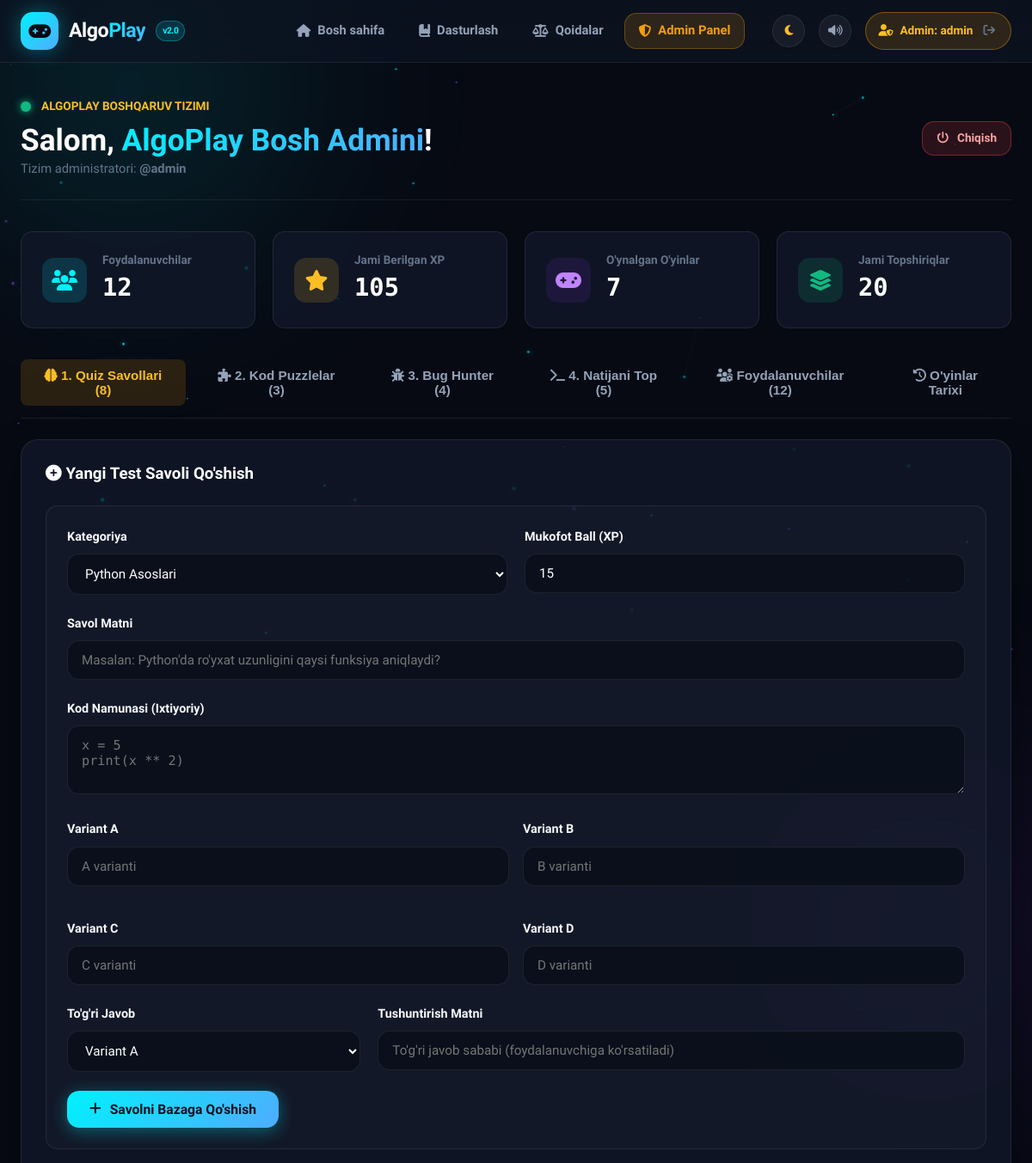
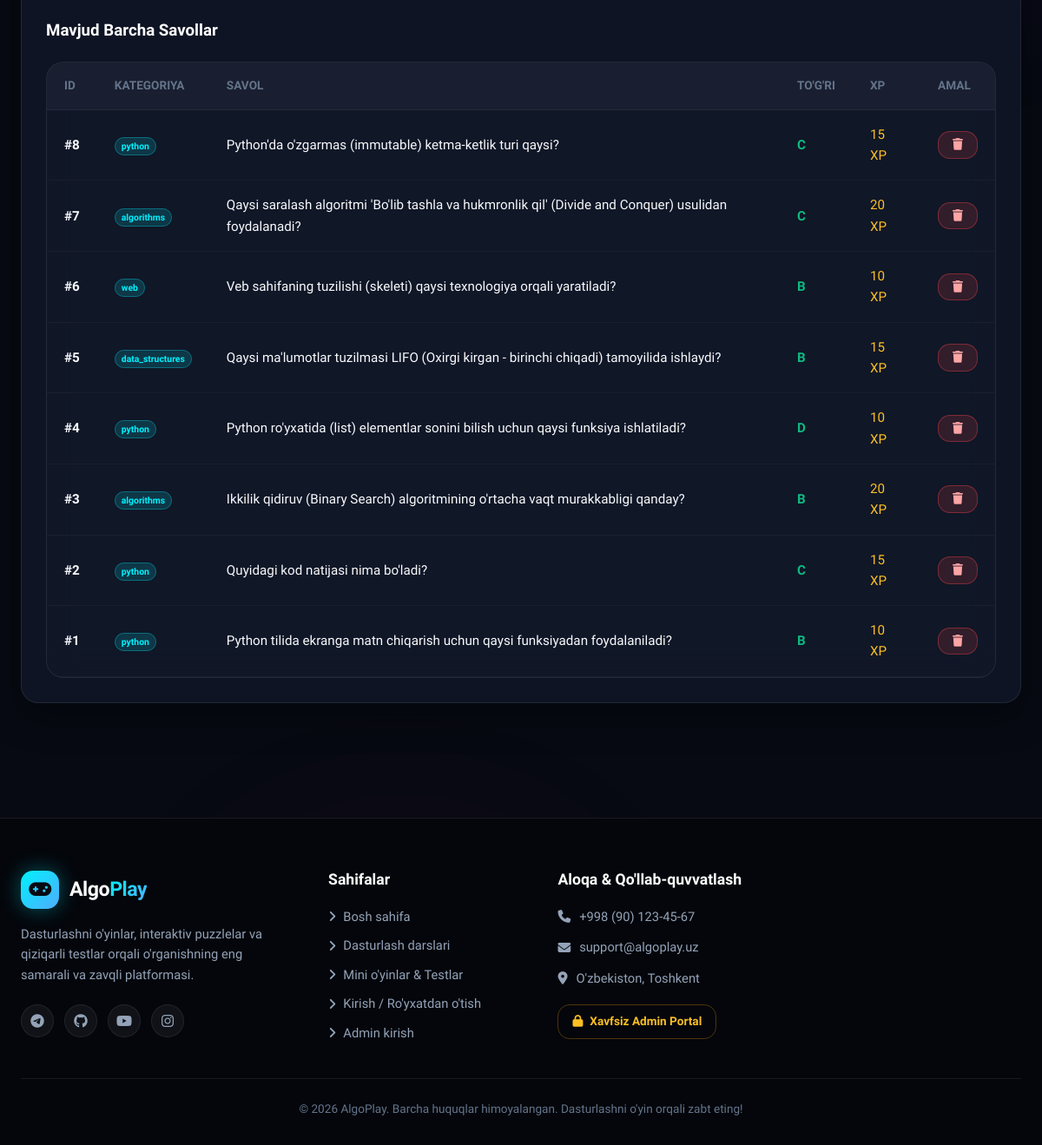
Screenshot of /admin (signed in) with the database file from the repository (2 pictures, top to bottom).
### tables this page shows
CREATE TABLE questions (
        id INTEGER PRIMARY KEY AUTOINCREMENT,
        category TEXT NOT NULL,
        question TEXT NOT NULL,
        code_snippet TEXT,
        option_a TEXT NOT NULL,
        option_b TEXT NOT NULL,
        option_c TEXT NOT NULL,
        option_d TEXT NOT NULL,
        correct_option TEXT NOT NULL,
        explanation TEXT,
        points INTEGER DEFAULT 10
    );

### app.py (the view)
@app.route("/admin")
@admin_required
def admin_dashboard():
    stats = db.get_admin_stats()
    users = db.get_all_users()
    questions = db.get_all_questions()
    puzzles = db.get_all_puzzles()
    bugs = db.get_all_bugs()
    outputs = db.get_all_outputs()
    for b in bugs:
        if isinstance(b.get("options_json"), str):
            try:
                b["options"] = json.loads(b["options_json"])
            except Exception:
                b["options"] = []
    return render_template("admin.html",
                           active_page="admin",
                           stats=stats,
                           users=users,
                           questions=questions,
                           puzzles=puzzles,
                           bugs=bugs,
                           outputs=outputs)

### app.py (called while the page is built, shortened)
def admin_required(f):
    @wraps(f)
    def decorated_function(*args, **kwargs):
        if "admin_id" not in session:
            if request.path.startswith("/api/"):
                return jsonify({"success": False, "message": "Ruxsat etilmagan! Faqat admin uchun."}), 403
            flash("Admin panelga kirish uchun avval tizimga kiring!", "danger")
            return redirect(url_for("admin_login_page"))
        return f(*args, **kwargs)
    return decorated_function

@app.context_processor
def inject_user():
    current_user = None
    current_admin = None
    if "admin_id" in session:
        current_admin = {
            "id": session.get("admin_id"),
            "username": session.get("admin_username"),
            "full_name": session.get("admin_name")
        }
    return dict(current_user=current_user, current_admin=current_admin)

### database.py (called while the page is built, shortened)
def get_writable_db_path():
    is_serverless = bool(
        os.environ.get("VERCEL") or
        os.environ.get("AWS_LAMBDA_FUNCTION_NAME") or
        os.environ.get("NOW_REGION") or
        not os.access(os.path.dirname(SOURCE_DB) or ".", os.W_OK)
    )
    return SOURCE_DB

def get_db():
    db_path = get_writable_db_path()
    try:
        conn = sqlite3.connect(db_path, timeout=15)
    except Exception:
        tmp_db = os.path.join("/tmp" if os.path.exists("/tmp") else os.environ.get("TEMP", "."), "algoplay.db")
        if not os.path.exists(tmp_db) and os.path.exists(SOURCE_DB):
            try:
                shutil.copyfile(SOURCE_DB, tmp_db)
            except Exception:
                pass
        conn = sqlite3.connect(tmp_db, timeout=15)
    conn.row_factory = sqlite3.Row
    return conn

def get_all_users():
    conn = get_db()
    cursor = conn.cursor()
    cursor.execute("""
        SELECT u.id, u.username, u.phone, u.xp, u.level, u.created_at,
               COUNT(g.id) as games_played,
               COALESCE(MAX(g.played_at), 'Hali o''ynamagan') as last_played
        FROM users u
        LEFT JOIN game_scores g ON u.id = g.user_id
        GROUP BY u.id
        ORDER BY u.id DESC
    """)
    rows = [dict(r) for r in cursor.fetchall()]
    conn.close()
    return rows

def get_all_questions():
    conn = get_db()
    cursor = conn.cursor()
    cursor.execute("SELECT * FROM questions ORDER BY id DESC")
    rows = [dict(r) for r in cursor.fetchall()]
    conn.close()
    return rows

### templates/admin.html (shortened to what this page needs)
{% extends "base.html" %}
{% block content %}
<div class="admin-container">
    <div class="admin-topbar">
        <div>
            <div style="display: flex; align-items: center; gap: 12px;">
                <span style="width: 12px; height: 12px; border-radius: 50%; background: #10b981; box-shadow: 0 0 10px #10b981;"></span>
                <span style="color: #fbbf24; font-weight: 700; text-transform: uppercase; font-size: 0.85rem;">AlgoPlay Boshqaruv Tizimi</span>
            </div>
            <h1 style="font-size: 2.2rem; margin-top: 6px;">
                Salom, <span class="gradient-text">{{ current_admin.full_name }}</span>!
            </h1>
            <p style="color: var(--text-muted); font-size: 0.92rem;">
                Tizim administratori: <strong>@{{ current_admin.username }}</strong>
            </p>
        </div>
        <div style="display: flex; gap: 12px;">
            <a href="{{ url_for('admin_logout') }}" class="btn btn-danger btn-sm">
                <i class="fa-solid fa-power-off"></i> Chiqish
            </a>
        </div>
    </div>
    <div class="admin-stats-grid">
        <div class="admin-stat-card">
            <div class="admin-stat-icon" style="background: rgba(0, 242, 254, 0.15); color: var(--cyan);">
                <i class="fa-solid fa-users"></i>
            </div>
            <div class="admin-stat-info">
                <h4>Foydalanuvchilar</h4>
                <div class="num">{{ stats.total_users }}</div>
            </div>
        </div>
        <div class="admin-stat-card">
            <div class="admin-stat-icon" style="background: rgba(251, 191, 36, 0.15); color: var(--amber);">
                <i class="fa-solid fa-star"></i>
            </div>
            <div class="admin-stat-info">
                <h4>Jami Berilgan XP</h4>
                <div class="num">{{ stats.total_xp }}</div>
            </div>
        </div>
        <div class="admin-stat-card">
            <div class="admin-stat-icon" style="background: rgba(121, 40, 202, 0.15); color: #c084fc;">
                <i class="fa-solid fa-gamepad"></i>
            </div>
            <div class="admin-stat-info">
                <h4>O'ynalgan O'yinlar</h4>
                <div class="num">{{ stats.total_games }}</div>
            </div>
        </div>
        <div class="admin-stat-card">
            <div class="admin-stat-icon" style="background: rgba(16, 185, 129, 0.15); color: var(--green);">
                <i class="fa-solid fa-layer-group"></i>
            </div>
            <div class="admin-stat-info">
                <h4>Jami Topshiriqlar</h4>
                <div class="num">{{ questions|length + puzzles|length + bugs|length + outputs|length }}</div>
            </div>
        </div>
    </div>
    <div class="admin-tabs">
        <button class="admin-tab-btn active" id="tabQuestionsBtn" onclick="switchAdminTab('questions')">
            <i class="fa-solid fa-brain"></i> 1. Quiz Savollari ({{ questions|length }})
        </button>
        <button class="admin-tab-btn" id="tabPuzzlesBtn" onclick="switchAdminTab('puzzles')">
            <i class="fa-solid fa-puzzle-piece"></i> 2. Kod Puzzlelar ({{ puzzles|length }})
        </button>
        <button class="admin-tab-btn" id="tabBugsBtn" onclick="switchAdminTab('bugs')">
            <i class="fa-solid fa-bug"></i> 3. Bug Hunter ({{ bugs|length }})
        </button>
        <button class="admin-tab-btn" id="tabOutputsBtn" onclick="switchAdminTab('outputs')">
            <i class="fa-solid fa-terminal"></i> 4. Natijani Top ({{ outputs|length }})
        </button>
        <button class="admin-tab-btn" id="tabUsersBtn" onclick="switchAdminTab('users')">
            <i class="fa-solid fa-users-gear"></i> Foydalanuvchilar ({{ users|length }})
        </button>
        <button class="admin-tab-btn" id="tabLogsBtn" onclick="switchAdminTab('logs')">
            <i class="fa-solid fa-clock-rotate-left"></i> O'yinlar Tarixi
        </button>
    </div>
    <div id="adminSectionQuestions" class="admin-section-card">
        <div class="admin-card-header">
            <h3><i class="fa-solid fa-plus-circle"></i> Yangi Test Savoli Qo'shish</h3>
        </div>
        <form onsubmit="handleCreateQuestion(event)" style="margin-bottom: 40px; background: rgba(255,255,255,0.02); padding: 24px; border-radius: var(--radius-md); border: 1px solid var(--border-glass);">
            <div style="display: grid; grid-template-columns: 1fr 1fr; gap: 20px;">
                <div class="form-group">
                    <label class="form-label">Kategoriya</label>
                    <select id="newQCategory" class="form-input" style="padding-left: 16px;">
                        <option value="python">Python Asoslari</option>
                    </select>
                </div>
                <div class="form-group">
                    <label class="form-label">Mukofot Ball (XP)</label>
                    <input type="number" id="newQPoints" class="form-input" style="padding-left: 16px;" value="15" min="5" max="50">
                </div>
            </div>
            <div class="form-group">
                <label class="form-label">Savol Matni</label>
                <input type="text" id="newQText" class="form-input" style="padding-left: 16px;" placeholder="Masalan: Python'da ro'yxat uzunligini qaysi funksiya aniqlaydi?" required>
            </div>
            <div class="form-group">
                <label class="form-label">Kod Namunasi (Ixtiyoriy)</label>
                <textarea id="newQCode" class="form-input" style="padding-left: 16px; min-height: 80px; font-family: var(--font-code);" placeholder="x = 5&#10;print(x ** 2)"></textarea>
            </div>
            <div style="display: grid; grid-template-columns: 1fr 1fr; gap: 16px;">
                <div class="form-group">
                    <label class="form-label">Variant A</label>
                    <input type="text" id="newQOptA" class="form-input" style="padding-left: 16px;" required placeholder="A varianti">
                </div>
                <div class="form-group">
                    <label class="form-label">Variant B</label>
                    <input type="text" id="newQOptB" class="form-input" style="padding-left: 16px;" required placeholder="B varianti">
                </div>
                <div class="form-group">
                    <label class="form-label">Variant C</label>
                    <input type="text" id="newQOptC" class="form-input" style="padding-left: 16px;" required placeholder="C varianti">
                </div>
                <div class="form-group">
                    <label class="form-label">Variant D</label>
                    <input type="text" id="newQOptD" class="form-input" style="padding-left: 16px;" required placeholder="D varianti">
                </div>
            </div>
            <div style="display: grid; grid-template-columns: 1fr 2fr; gap: 20px;">
                <div class="form-group">
                    <label class="form-label">To'g'ri Javob</label>
                    <select id="newQCorrect" class="form-input" style="padding-left: 16px;">
                        <option value="A">Variant A</option>
                    </select>
                </div>
                <div class="form-group">
                    <label class="form-label">Tushuntirish Matni</label>
                    <input type="text" id="newQExpl" class="form-input" style="padding-left: 16px;" placeholder="To'g'ri javob sababi (foydalanuvchiga ko'rsatiladi)">
                </div>
            </div>
            <button type="submit" class="btn btn-glow-primary">
                <i class="fa-solid fa-plus"></i> Savolni Bazaga Qo'shish
            </button>
        </form>
        <div class="admin-card-header">
            <h3>Mavjud Barcha Savollar</h3>
        </div>
        <div class="leaderboard-table-container">
            <table class="table-custom">
                <thead>
                    <tr>
                        <th>ID</th>
                        <th>Kategoriya</th>
                        <th>Savol</th>
                        <th>To'g'ri</th>
                        <th>XP</th>
                        <th>Amal</th>
                    </tr>
                </thead>
                <tbody>
                    {% for q in questions %}
                    <tr id="qRow{{ q.id }}">
                        <td><strong>#{{ q.id }}</strong></td>
                        <td><span class="badge-beta">{{ q.category }}</span></td>
                        <td>{{ q.question }}</td>
                        <td><strong style="color: var(--green);">{{ q.correct_option }}</strong></td>
                        <td><span style="color: var(--amber);">{{ q.points }} XP</span></td>
                        <td>
                            <button class="btn btn-danger btn-sm" onclick="deleteQuestion({{ q.id }})">
                                <i class="fa-solid fa-trash"></i>
                            </button>
                        </td>
                    </tr>
                    {% endfor %}
                </tbody>
            </table>
        </div>
    </div>
</div>
{% endblock %}

### rows the page displays
questions: id "8", category "python", question "Python'da o'zgarmas (immutable) ketma-ketlik turi qaysi?", correct_option "C", points "15"
questions: id "7", category "algorithms", question "Qaysi saralash algoritmi 'Bo'lib tashla va hukmronlik qil' (Divide and Conquer) usulidan foydalanadi?", correct_option "C", points "20"
questions: id "6", category "web", question "Veb sahifaning tuzilishi (skeleti) qaysi texnologiya orqali yaratiladi?", correct_option "B", points "10"
questions: id "5", category "data_structures", question "Qaysi ma'lumotlar tuzilmasi LIFO (Oxirgi kirgan - birinchi chiqadi) tamoyilida ishlaydi?", correct_option "B", points "15"
questions: id "4", category "python", question "Python ro'yxatida (list) elementlar sonini bilish uchun qaysi funksiya ishlatiladi?", correct_option "D", points "10"
questions: id "3", category "algorithms", question "Ikkilik qidiruv (Binary Search) algoritmining o'rtacha vaqt murakkabligi qanday?", correct_option "B", points "20"
questions: id "2", category "python", question "Quyidagi kod natijasi nima bo'ladi?", correct_option "C", points "15"
questions: id "1", category "python", question "Python tilida ekranga matn chiqarish uchun qaysi funksiyadan foydalaniladi?", correct_option "B", points "10"

### other values shown
{{ current_admin.username }} "admin"
{{ current_admin.full_name }} "AlgoPlay Bosh Admini"
{{ stats.total_users }} "12"
{{ stats.total_xp }} "105"
{{ stats.total_games }} "7"
{{ questions|length + puzzles|length + bugs|length + outputs|length }} "20"
{{ questions|length }} "8"
{{ puzzles|length }} "3"
{{ bugs|length }} "4"
{{ outputs|length }} "5"
{{ users|length }} "12"
